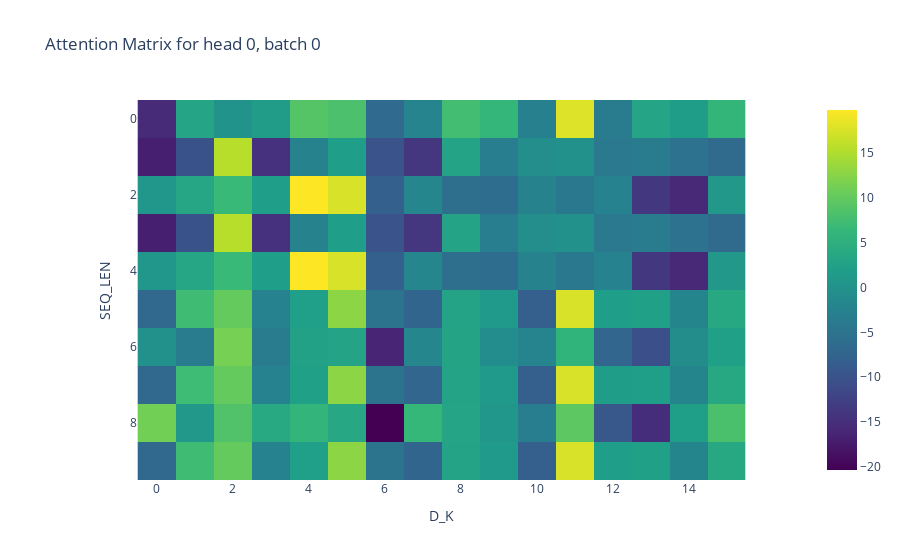

Notebook code for this chart:
### Code cell
@jit
def attention(Q, K, V, d_k):
    attention_score = jnp.matmul(Q, K.transpose(0, 2, 1)) # transpose to (N_HEADS, BATCH_SIZE, D_K, SEQ_LEN)
    scaled_attention = jax.nn.softmax(attention_score / jnp.sqrt(d_k), axis=-1) # softmax along the SEQ_LEN dimension
    return jnp.matmul(scaled_attention, V)

@jit
def mulithead_attention(Q, K, V, d_k):
    return vmap(
        attention,
        in_axes=(0, 0, 0, None) # iterate over the heads
        )(Q, K, V, d_k)

attention_matrix = mulithead_attention(Q, K, V, D_K)
print(attention_matrix.shape)
px.imshow(attention_matrix[0, 0], title="Attention Matrix for head 0, batch 0", labels=dict(x="D_K", y="SEQ_LEN"), color_continuous_scale="VIRIDIS")

### Figure 1 — Plotly figure (JSON) as saved in the notebook; plotly's stock layout.template omitted (floating-point values rounded to 4 significant figures; data arrays with more than 128 entries replaced by an {"elided": "..."} marker saying what was removed)
{"data": [{"coloraxis": "coloraxis", "hovertemplate": "D_K: %{x}<br>SEQ_LEN: %{y}<br>color: %{z}<extra></extra>", "name": "0", "type": "heatmap", "xaxis": "x", "yaxis": "y", "z": {"elided": "10x16 float values"}}], "layout": {"coloraxis": {"colorscale": [[0, "#440154"], [0.1111, "#482878"], [0.2222, "#3e4989"], [0.3333, "#31688e"], [0.4444, "#26828e"], [0.5556, "#1f9e89"], [0.6667, "#35b779"], [0.7778, "#6ece58"], [0.8889, "#b5de2b"], [1, "#fde725"]]}, "title": {"text": "Attention Matrix for head 0, batch 0"}, "xaxis": {"anchor": "y", "constrain": "domain", "domain": [0, 1], "scaleanchor": "y", "title": {"text": "D_K"}}, "yaxis": {"anchor": "x", "autorange": "reversed", "constrain": "domain", "domain": [0, 1], "title": {"text": "SEQ_LEN"}}}}
